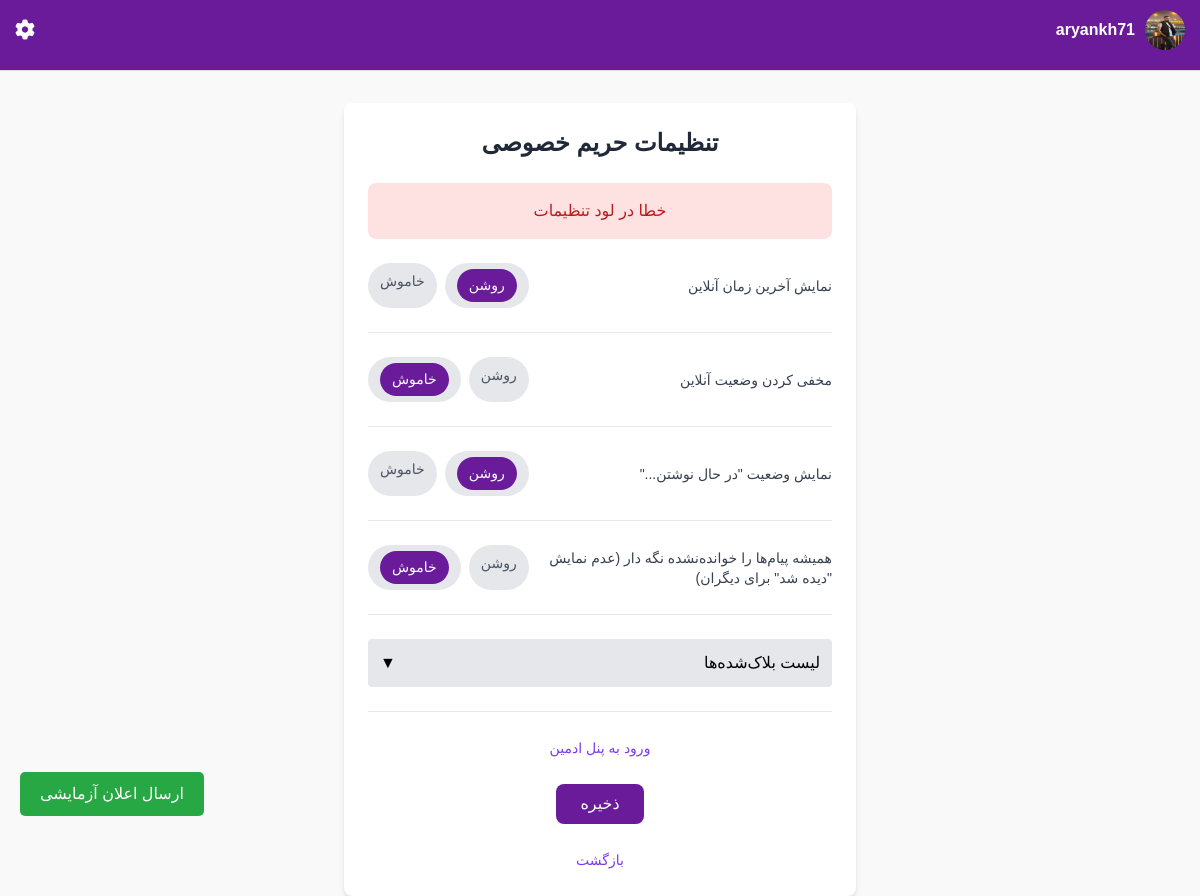
The page /settings/ (signed in) on the database its author committed.
### accounts/models.py (models this page shows, shortened)
class User(AbstractUser):
    last_seen = models.DateTimeField(null=True, blank=True)
    phone_regex = RegexValidator(
        regex=r'^\+98[0-9]{10}$',
        message="شماره تلفن باید با +98 شروع شده و شامل ۱۰ رقم بعدی باشد."
    )
    phone = models.CharField(
        max_length=13,
        unique=True,
        validators=[phone_regex],
        help_text="شماره تماس باید به فرمت +989123456789 باشد."
    )
    email_regex = RegexValidator(
        regex=r'^[a-zA-Z][a-zA-Z0-9_.]*@gmail\.com$',
        message="ایمیل باید با حروف انگلیسی شروع شده و دامنه @gmail.com داشته باشد."
    )
    email = models.EmailField(
        unique=True,
        validators=[email_regex],
        blank=True,
        null=True
    )
    username_regex = RegexValidator(
        regex=r'^[a-zA-Z][a-zA-Z0-9_.]*$',
        message="نام کاربری باید با حروف انگلیسی شروع شود و فقط شامل حروف، اعداد، نقطه و آندرلاین باشد."
    )
    username = models.CharField(
        max_length=50,
        unique=True,
        validators=[username_regex],
        blank=True,
        null=True,
        help_text="نام کاربری باید با حروف انگلیسی شروع شده و شامل اعداد، نقطه و آندرلاین باشد."
    )
    profile_photo = models.ImageField(
        upload_to='profile_pics/',
        default='profile_pics/person.png',
        null=True, blank=True,
        help_text="تصویر پروفایل خود را انتخاب کنید"
    )
    groups = models.ManyToManyField(Group, related_name="custom_user_set", blank=True)
    user_permissions = models.ManyToManyField(Permission, related_name="custom_user_permissions_set", blank=True)
    USERNAME_FIELD = 'phone'  # ورود با شماره تلفن
    REQUIRED_FIELDS = ['username', 'email']  # فیلدهای ضروری برای ثبت نام

### chatbox/views.py (the view)
# urls.py: path('settings/', views.settings, name='settings'),
@login_required
def settings(request):
    if not hasattr(request.user, 'settings'):
        Settings.objects.create(user=request.user)
    blocked_users = BlockedUser.objects.filter(blocker=request.user).select_related('blocked')
    return render(request, "chatbox/settings.html", {
        'settings': request.user.settings,
        'current_user': request.user,
        'blocked_users': blocked_users,
    })

### chatbox/templates/chatbox/settings.html (shortened to what this page needs)
{% extends 'chatbox/base.html' %}
{% block extra_head %}
<link href="https://cdn.jsdelivr.net/npm/tailwindcss@2.2.19/dist/tailwind.min.css" rel="stylesheet">
<link href="https://cdn.fontcdn.ir/v1.0.0/Vazir.css" rel="stylesheet">
{% endblock %}
{% block content %}
<div class="max-w-lg mx-auto p-6 bg-white rounded-lg shadow-md mt-8">
    <h2 class="text-2xl font-bold text-gray-800 mb-6 text-center">تنظیمات حریم خصوصی</h2>
    <div id="message" class="hidden mb-6 p-4 rounded-lg text-center"></div>
    <form method="POST" id="settings-form">
        <div class="setting-field flex items-center justify-between">
            <label class="text-gray-700 text-sm font-medium">نمایش آخرین زمان آنلاین</label>
            <div class="flex space-x-2 space-x-reverse">
                <label class="radio-label">
                    <span>روشن</span>
                </label>
                <label class="radio-label">
                    <span>خاموش</span>
                </label>
            </div>
        </div>
        <div class="setting-field flex items-center justify-between">
            <label class="text-gray-700 text-sm font-medium">مخفی کردن وضعیت آنلاین</label>
            <div class="flex space-x-2 space-x-reverse">
                <label class="radio-label">
                    <span>روشن</span>
                </label>
                <label class="radio-label">
                    <span>خاموش</span>
                </label>
            </div>
        </div>
        <div class="setting-field flex items-center justify-between">
            <label class="text-gray-700 text-sm font-medium">نمایش وضعیت "در حال نوشتن..."</label>
            <div class="flex space-x-2 space-x-reverse">
                <label class="radio-label">
                    <span>روشن</span>
                </label>
                <label class="radio-label">
                    <span>خاموش</span>
                </label>
            </div>
        </div>
        <div class="setting-field flex items-center justify-between">
            <label class="text-gray-700 text-sm font-medium">همیشه پیام‌ها را خوانده‌نشده نگه دار (عدم نمایش "دیده شد" برای دیگران)</label>
            <div class="flex space-x-2 space-x-reverse">
                <label class="radio-label">
                    <span>روشن</span>
                </label>
                <label class="radio-label">
                    <span>خاموش</span>
                </label>
            </div>
        </div>
        <div class="setting-field">
            <button type="button" class="w-full text-right bg-gray-200 p-3 rounded flex justify-between items-center" onclick="toggleBlockList()">
                <span>لیست بلاک‌شده‌ها</span>
                <span id="block-list-arrow" class="arrow">▼</span>
            </button>
        </div>
        {% if user.is_superuser %}
        <div class="mb-6 text-center">
            <a href="http://127.0.0.1:8000/admin/" class="text-purple-600 hover:text-purple-800 text-sm font-medium">ورود به پنل ادمین</a>
        </div>
        {% endif %}
        <div class="text-center">
            <button type="button" onclick="saveSettings()" class="save-button text-white px-6 py-2 rounded-lg font-medium">ذخیره</button>
        </div>
    </form>
    <div class="mt-6 text-center">
        <a href="{% url 'home' %}" class="text-purple-600 hover:text-purple-800 text-sm font-medium">بازگشت</a>
    </div>
</div>
{% endblock %}

### chatbox/templates/chatbox/base.html (shortened to what this page needs)
{% load static %}
<!DOCTYPE html>
<html lang="fa">
<head>
    <link rel="stylesheet" href="https://cdnjs.cloudflare.com/ajax/libs/font-awesome/6.4.0/css/all.min.css">
    {% block extra_head %}{% endblock %}
</head>
<body>
    <div class="header">
        <div class="profile-section">
            <a href="{% url 'edit_profile' %}" class="profile-link">
                <img src="{{ user.profile_photo.url|default:'/static/chatbox/img/person.png' }}" alt="Profile Avatar" class="header-profile-photo">
                <span class="profile-name">{{ request.user.username }}</span>
            </a>
            <a href="{% url 'settings' %}" class="settings-icon" title="تنظیمات">
                <i class="fas fa-cog"></i>
            </a>
        </div>
    </div>
    {% block content %}
    {% endblock %}
    {% if request.user.is_superuser %}
        <button class="test-notification-btn" onclick="sendTestNotification()">ارسال اعلان آزمایشی</button>
    {% endif %}
</body>
</html>

### chatbox/templates/chatbox/base.html (style rules this page uses)
body { font-family: Arial, sans-serif; margin: 0; padding: 0; background-color: #f9f9f9; direction: rtl; height: 100vh; display: flex; flex-direction: column; padding-top: env(safe-area-inset-top); padding-bottom: env(safe-area-inset-bottom); padding-left: env(safe-area-inset-left); padding-right: env(safe-area-inset-right); }
.header { background: #6a1b9a; padding: 10px 15px; border-bottom: 1px solid #ddd; position: sticky; top: 0; z-index: 10; color: white; }
.profile-section { display: flex; align-items: center; justify-content: space-between; margin-bottom: 10px; }
.profile-link { display: flex; align-items: center; text-decoration: none; color: white; }
.header-profile-photo { width: 40px; height: 40px; border-radius: 50%; margin-left: 10px; }
.profile-name { font-size: 16px; font-weight: bold; }
.settings-icon { font-size: 20px; color: white; text-decoration: none; transition: transform 0.3s ease; }
.test-notification-btn { position: fixed; bottom: 80px; left: 20px; padding: 10px 20px; background: #28a745; color: white; border: none; border-radius: 5px; cursor: pointer; z-index: 1000; }

### chatbox/templates/chatbox/settings.html (style rules this page uses)
.radio-label { position: relative; display: inline-block; padding: 6px 12px; background-color: #e5e7eb; border-radius: 9999px; cursor: pointer; transition: background-color 0.3s ease; }
.radio-label span { color: #4b5563; font-size: 0.875rem; }
.radio-label input:checked + span { background-color: #6a1b9a; color: white; padding: 6px 12px; border-radius: 9999px; display: inline-block; }
.setting-field { border-bottom: 1px solid #e5e7eb; padding-bottom: 1.5rem; margin-bottom: 1.5rem; }
.save-button { background: #6a1b9a; transition: background 0.3s ease; }
body { font-family: 'Vazir', sans-serif; }

### rows shown on the page
User: profile_photo (picture), user.username "aryankh71"
